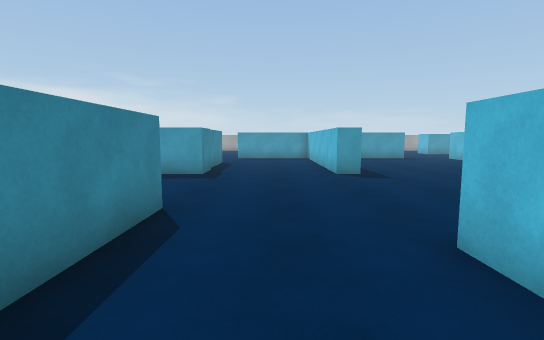
View 1 (above)

20 first-person views from a walk through a Unity game level. The camera is 1.3 m above the floor, tilts 6° down and sees 85° across. The floor is counted in squares, 1 m on a side. Each view is taken from the middle of a square. On the plan, view 1 faces up. The plan holds only what a view shows up to about 14 squares ahead; the rest is blank. The player is left out. Surface patterns are stand-ins for the level's own textures.

View 2
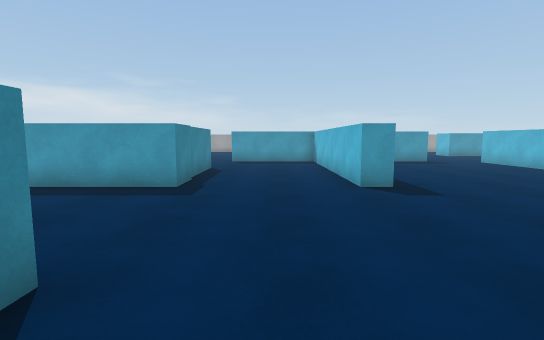

View 3
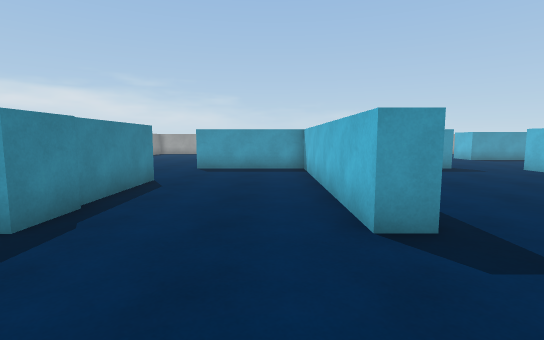

View 4
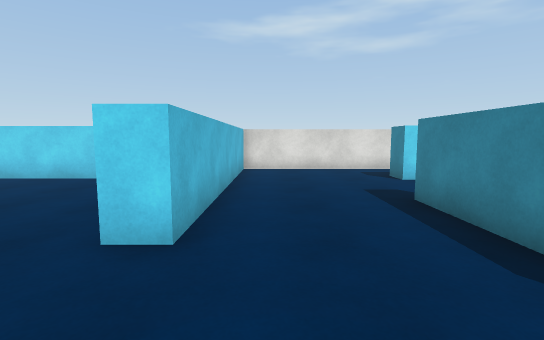

View 5
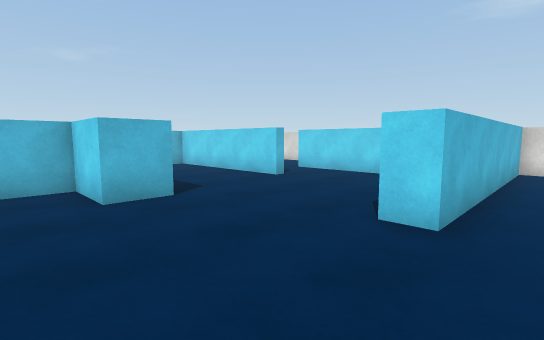

View 6
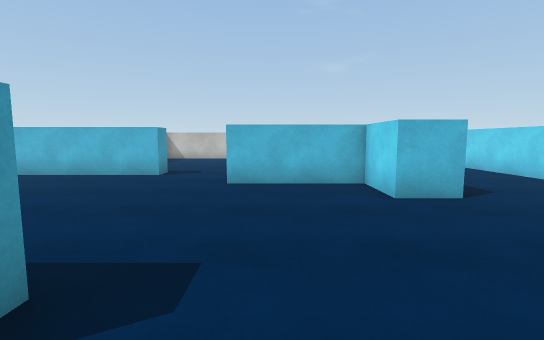

View 7
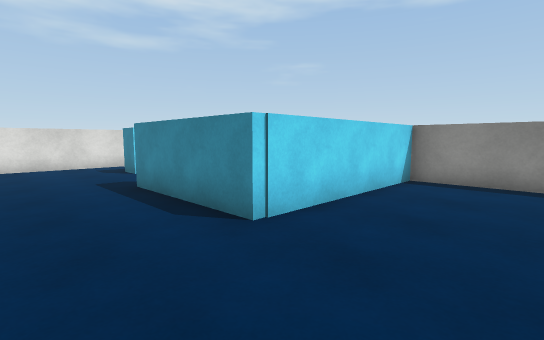

View 8
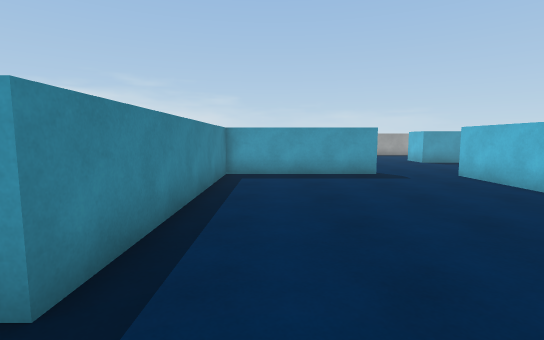

View 9
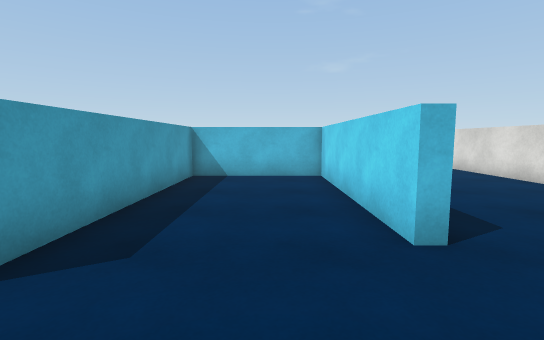

View 10
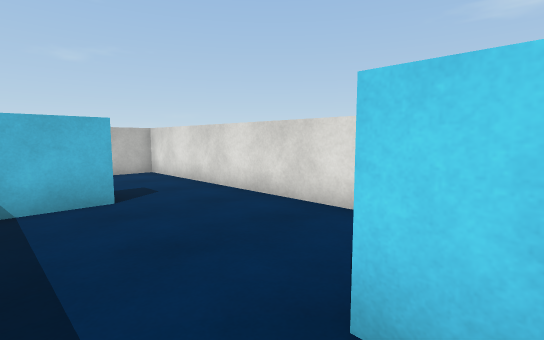

View 11
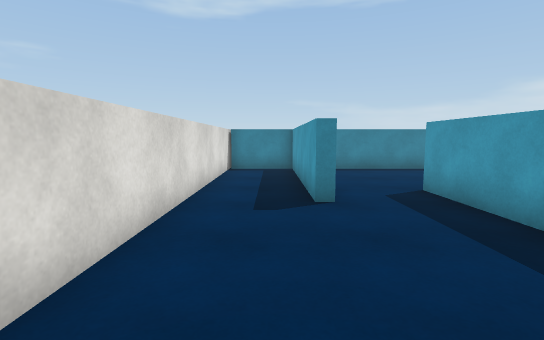

View 12
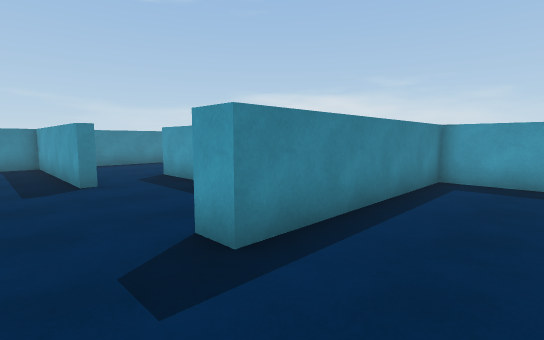

View 13
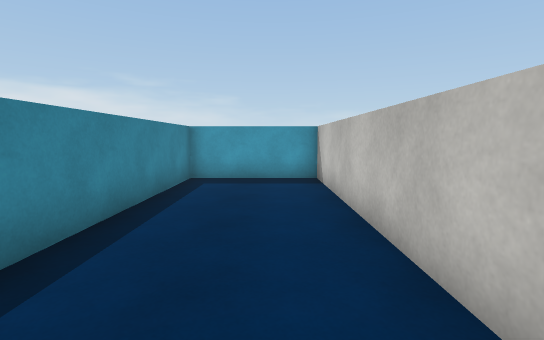

View 14
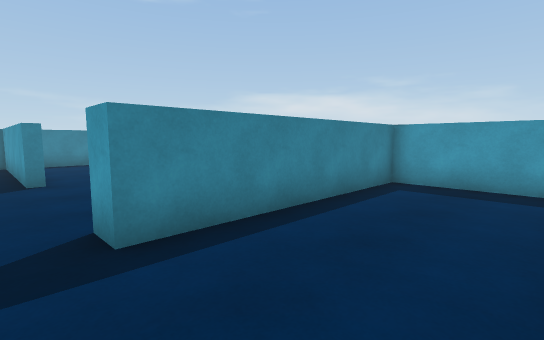

View 15
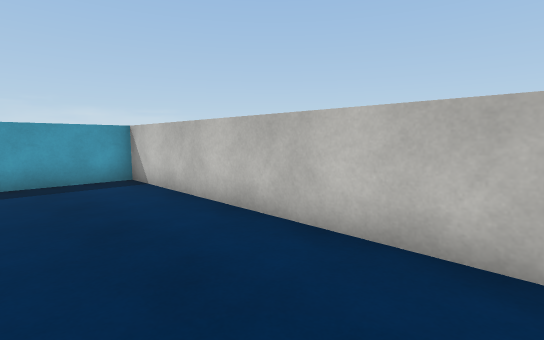

View 16
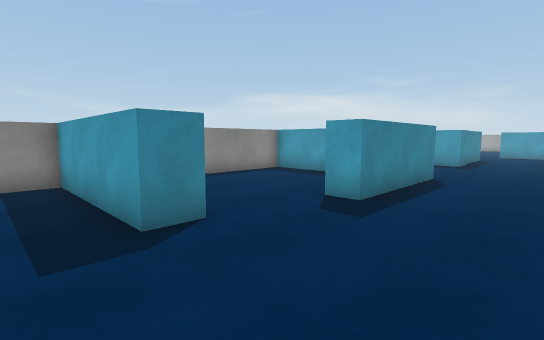

View 17
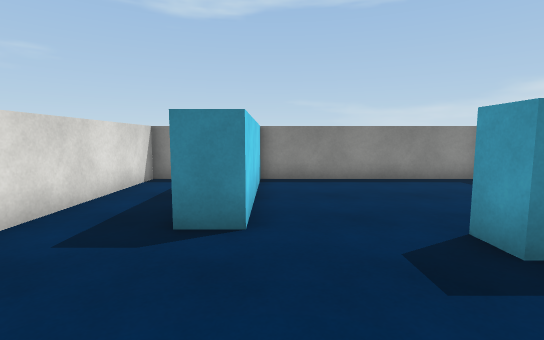

View 18
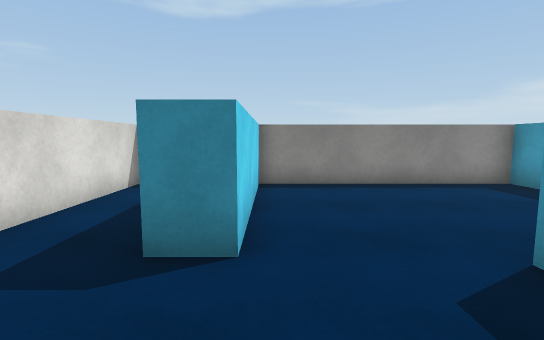

View 19
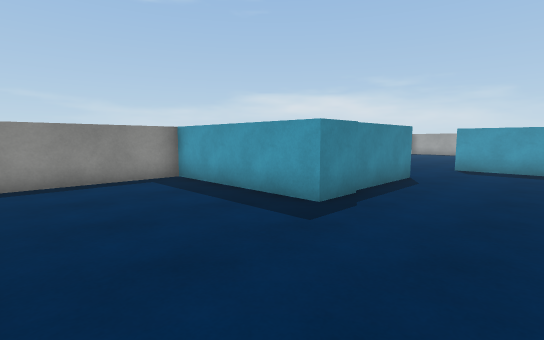

View 20
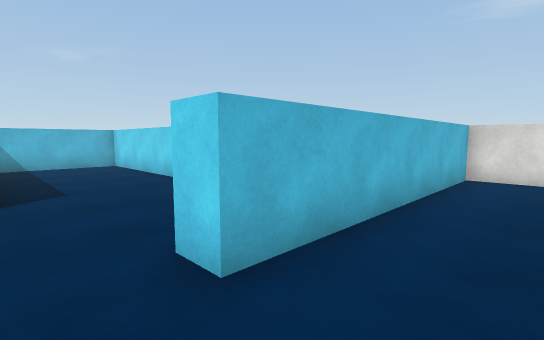

### Floor plan
Points are (right, up) in squares from view 1. A wall is a line through its corners. A room is listed if a view was taken in it or the views show most of it. See-through windows are left out.
Room 1 (views 1, 2, 3, 4, 5, 6, 7, 8, 9, 16, 17, 18, 19, 20)
walls: (3.1, 2.8) (3.1, -1.9); (7.4, 4.8) (7.4, 6.3) (9.6, 6.3) (9.6, 10.4); (-2.6, 12.5) (-2.6, 11) (-8.5, 11) (-8.5, 5.6) (-2.1, 5.6) (-2.1, 0.7) (-3, 0.7); (8.5, -0.1) (8.5, 0.3) (15.4, 0.3) (15.4, 4.8) (7.9, 4.8); (-2.6, 16.4) (-2.6, 12.6); (11.6, 14.5) (11.6, 19.5); (5.9, -2.7) (8.6, -2.7); (-4.5, -2.4) (-3.2, -2.4) (-3.2, -3.4) (-8.5, -3.4) (-8.5, -4.8); (9, 20) (3.3, 20) (3.3, 11) (2.4, 11) (2.4, 20) (-2.4, 20); (-8.5, -5.2) (-8.5, -5.9) (2.2, -5.9) (2.2, 3.5) (3.1, 3.5)
ways out: opening at (9, -1.5) to room 2; opening at (-4.5, -0.5) to room 3; opening at (-2.7, 18); opening at (10, 19.7); opening at (11, 12.5)
Room 2 (views 10, 11, 12, 13, 14, 15)
walls: (12, -0.1) (8.5, -0.1); (8.6, -2.7) (10, -2.7) (10, -3.1) (3.1, -3.1) (3.1, -5.8); (2.4, -5.9) (20.5, -5.9) (20.5, 4.8) (16.3, 4.8) (16.3, -2.9) (15.4, -2.9) (15.4, -1.2)
ways out: opening at (9, -1.5) to room 1
Room 3 (no view inside)
walls: (-5.9, 4.8) (-8.5, 4.8) (-8.5, -2.4); (-8.2, -2.4) (-4.5, -2.4)
ways out: opening at (-4.5, -0.5) to room 1

Where each view was taken, in squares from view 1:
view 1: 0 up, 0 right, facing up
view 2: 3 up, 0 right, facing up
view 3: 7 up, 1 right, facing up
view 4: 7 up, 1 right, facing down
view 5: 8 up, 1 right, facing down-right
view 6: 9 up, 1 right, facing right
view 7: 9 up, 1 right, facing down-left
view 8: 9 up, 5 right, facing up
view 9: 2 up, 5 right, facing right
view 10: 1 down, 9 right, facing down-right
view 11: 4 down, 16 right, facing left
view 12: 5 down, 19 right, facing up-left
view 13: 5 down, 19 right, facing up
view 14: 4 down, 20 right, facing up-left
view 15: 5 down, 17 right, facing up-right
view 16: 5 down, 1 right, facing up-left
view 17: 2 down, 1 right, facing left
view 18: 2 down, 0 right, facing left
view 19: 6 up, 1 right, facing up-left
view 20: 5 up, 0 right, facing down-right
